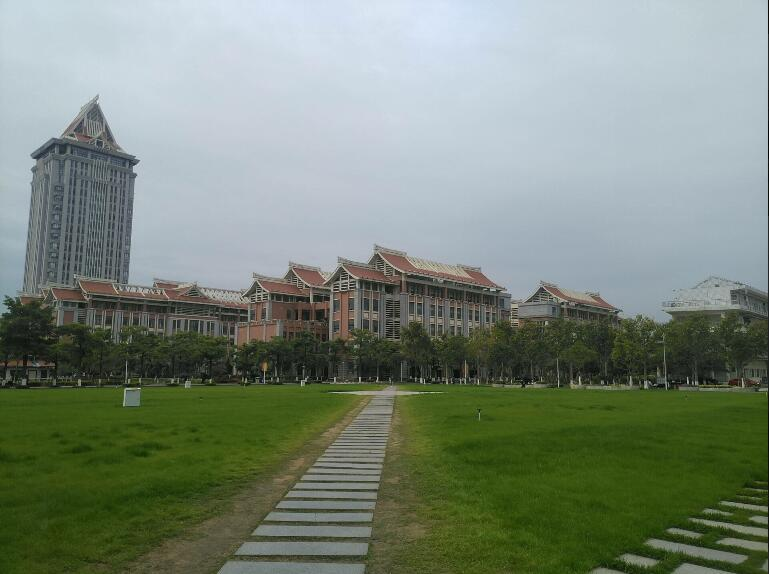
#> input picture images/s01.jpg, 769 x 574 px, found by its file name
$ python ch02_sift.py
#> lines starting #> are read from the running program, lines starting #| are printed output that depends on the picture
# -*- coding: utf-8 -*-
from PIL import Image
from pylab import *
from PCV.localdescriptors import sift
from PCV.localdescriptors import harris

# 添加中文字体支持
from matplotlib.font_manager import FontProperties
font = FontProperties(fname=r"c:\windows\fonts\SimSun.ttc", size=14)

imname = r'e:\Study\pythonxyProject\sift\images\s01.jpg'
im = array(Image.open(imname).convert('L'))
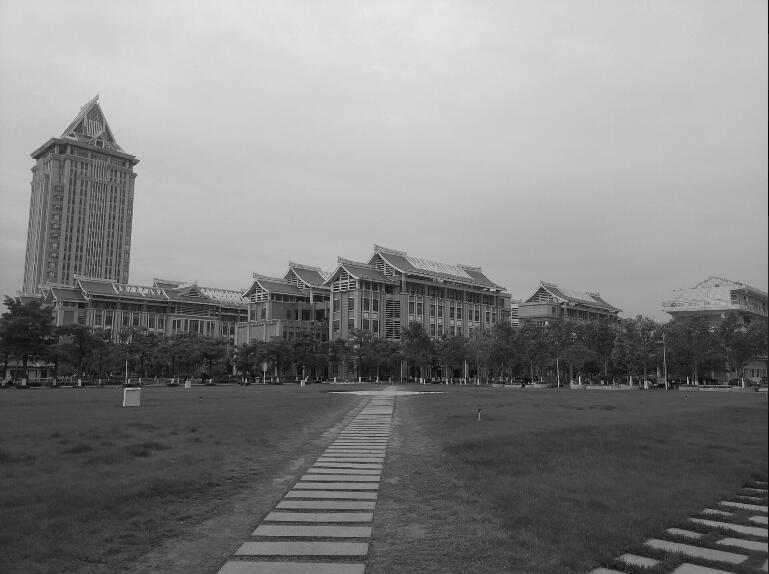
#> im: shape (574, 769); min 1, max 230, mean 129.9
sift.process_image(imname, 'empire.sift')
#> (this line was passed over: PCV is not available in this run)
#> (the run stopped early here; a loop or call above may not have finished)

$ run again, with images/s02.jpg copied over images/s01.jpg
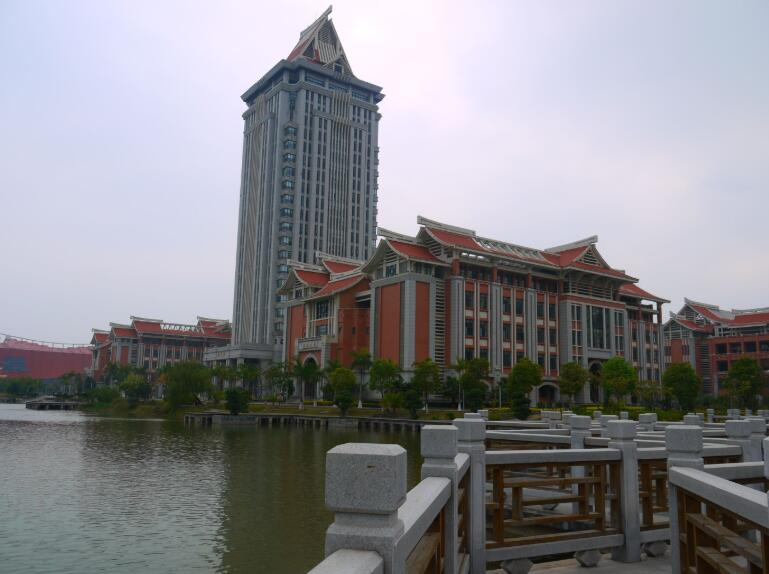
#> input picture images/s02.jpg, 769 x 574 px, found by its file name
#> `im = array(Image.open(imname).convert('L'))`:
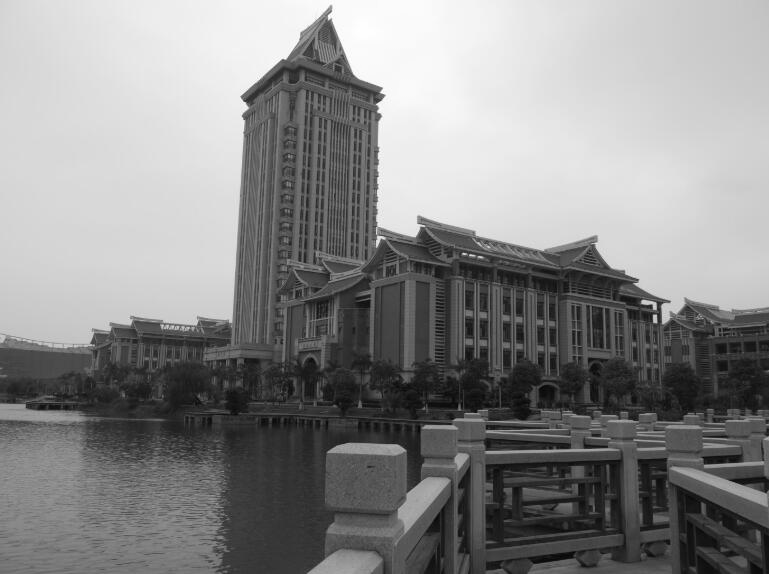
#> im: shape (574, 769); min 2, max 255, mean 137.6

$ run again, with images/01.jpg copied over images/s01.jpg
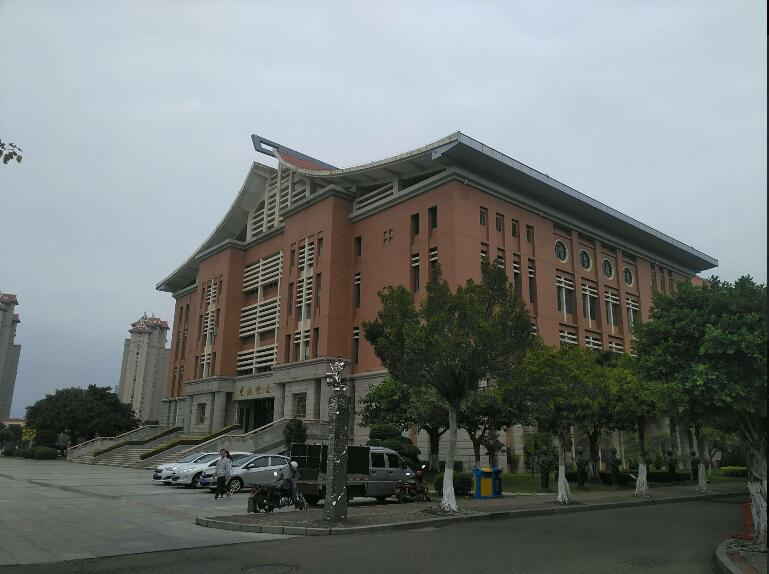
#> input picture images/01.jpg, 769 x 574 px, found by its file name
#> `im = array(Image.open(imname).convert('L'))`:
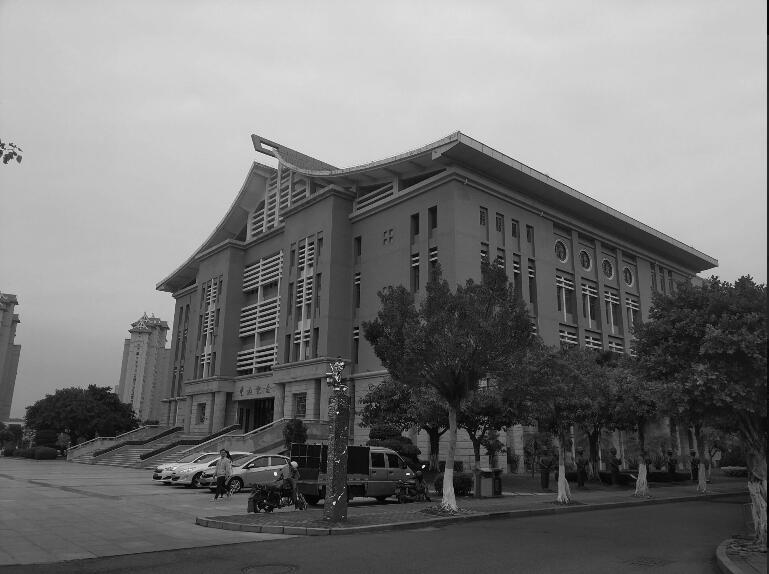
#> im: shape (574, 769); min 0, max 245, mean 118.6

$ run again, with images/02.jpg copied over images/s01.jpg
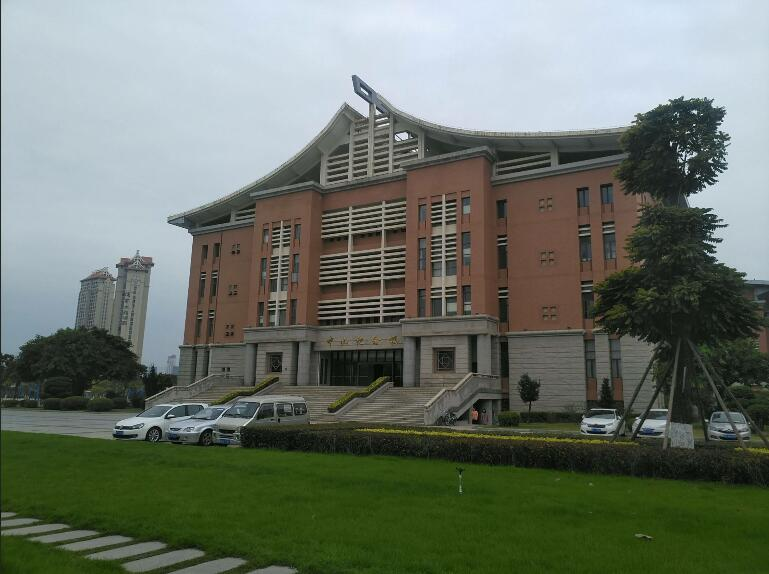
#> input picture images/02.jpg, 769 x 574 px, found by its file name
#> `im = array(Image.open(imname).convert('L'))`:
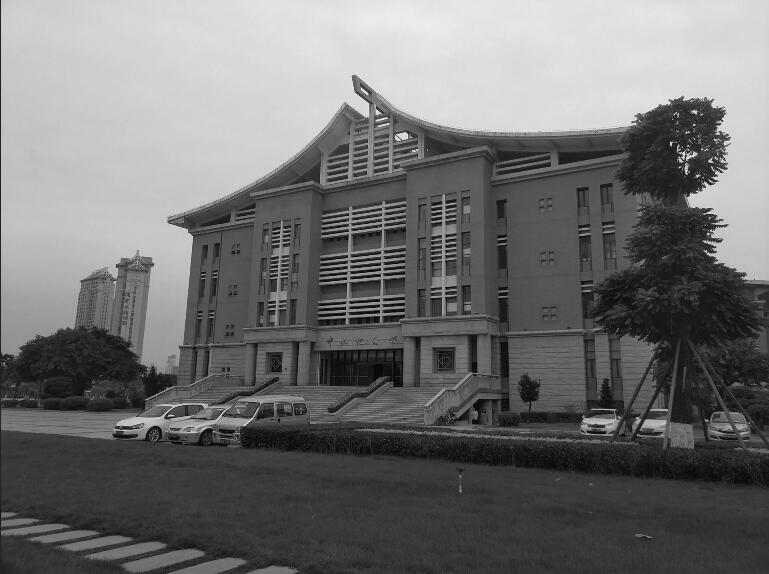
#> im: shape (574, 769); min 0, max 251, mean 112.7
